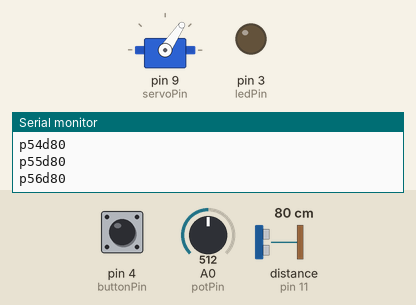
Simulated run of this sketch. Board: Arduino Uno, built with avr-gcc and run on an emulated ATmega328P. On the bench: servo, output pins drawn as LEDs (lit = HIGH), the last lines printed to the serial monitor. Wiring (inferred from the names in the program): ultrasonic range finder: trigger pin 12; echo pin 11. The inputs (shaded band) are chosen by the test bench; at power-on: pin 4 (buttonPin) LOW, A0 (potPin) = 512, distance to the obstacle (sensor on pin 11) 80 cm. The echo pulse lasts 58.3 µs per cm; pins used as bus, display or sensor lines are not drawn.

Above: at 1.2 s.
1.3 s: pin 4 (buttonPin) pulled HIGH for 0.15 s
At 2.7 s:
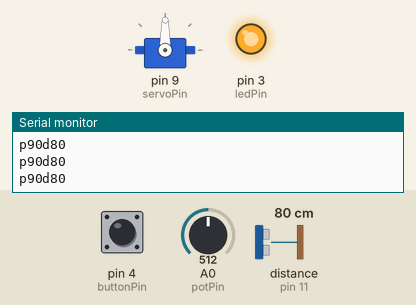
4.3 s: A0 (potPin) set to 716
At 5.1 s:
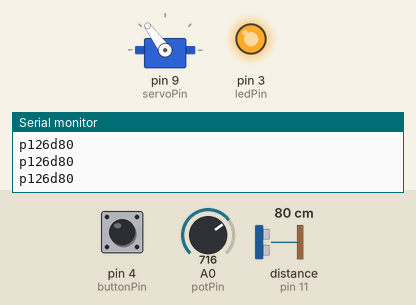
5.8 s: A0 (potPin) set to 0
At 6.3 s:
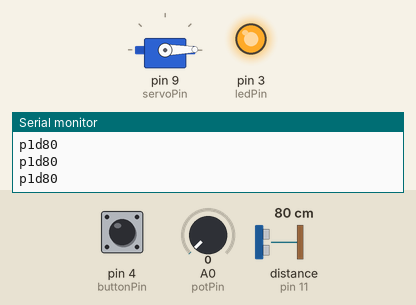
7.3 s: pin 4 (buttonPin) pulled HIGH for 1 s
At 9.6 s:
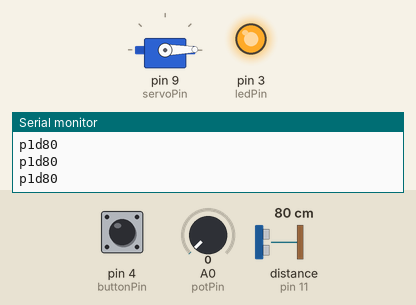
10.3 s: A0 (potPin) set to 46
At 10.7 s:
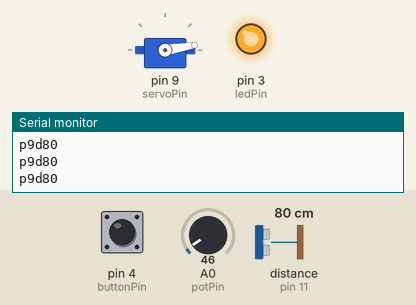
13.3 s: A0 (potPin) set to 56
At 14.2 s:
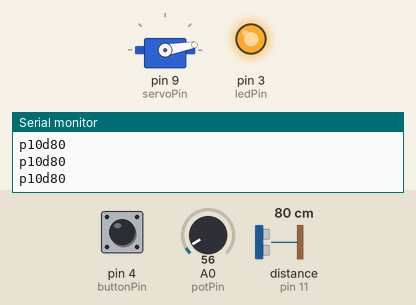
Timing chart, 0 to 15.8 s (numbered marks = the images above; inputs shaded):
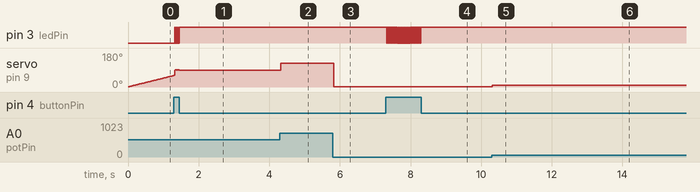

The sketch:

program_glowny.ino
```cpp
#include <Servo.h>

#define potPin 0
#define ledPin 3
#define buttonPin 4
#define servoPin 9
#define echoPin 11
#define trigPin 12

Servo servo;

int buttonState = 0;
int pos = 0;
int change = 1;

void setup()
{
  servo.attach(servoPin);
  servo.write(pos);
  pinMode(ledPin, OUTPUT);
  pinMode(potPin, INPUT);
  pinMode(buttonPin, INPUT);
  pinMode(trigPin, OUTPUT);
  pinMode(echoPin, INPUT);
  Serial.begin(9600);
}

void loop()
{
  int pos = servo.read();
  if(digitalRead(buttonPin)==HIGH)
  {
    buttonState=!buttonState;
  }
  if(buttonState == 0)
  {
    digitalWrite(ledPin, LOW);
    pos+=change;
    if(pos >= 180 || pos <= 0)
      change=change*-1;
    servo.write(pos);
  }
  if(buttonState == 1)
  {
    digitalWrite(ledPin, HIGH);
    int reading = analogRead(potPin);     // 0 to 1023
    int pos = map(reading, 0, 1023, 1, 180);
    servo.write(pos);
  }
  pos = servo.read();
  long time, dis;
  digitalWrite(trigPin, LOW);
  delayMicroseconds(2);
  digitalWrite(trigPin, HIGH);
  delayMicroseconds(10);
  digitalWrite(trigPin, LOW);
  time = pulseIn(echoPin, HIGH);
  dis = time / 58;
  String Position = String(pos);
  String Distance = String(dis);
  String Output;
  Output+='p';
  Output+=Position;
  Output+='d';
  Output+=Distance;
  Serial.println(Output);
  delay(1000/60);
}
```

Measured:
- after the input at 1.3 s, pin 3 (ledPin): alternates HIGH for 0.02 s and LOW for 0.02 s, 7 changes in all, then stays HIGH, starting at once
- after the input at 4.3 s, servo on pin 9 (servoPin): 90° → 126° at once
- after the input at 5.8 s, servo on pin 9 (servoPin): 126° → 1° at once
- after the input at 7.3 s, pin 3 (ledPin): alternates HIGH for 0.02 s and LOW for 0.02 s, 46 changes in all, then stays HIGH, starting at once; servo on pin 9 (servoPin): alternates 2° for 0.02 s and 1° for 0.02 s, 46 changes in all, then stays 1°, starting at once
- after the input at 10.3 s, servo on pin 9 (servoPin): 1° → 9° at once
- after the input at 13.3 s, servo on pin 9 (servoPin): 9° → 10° at once
